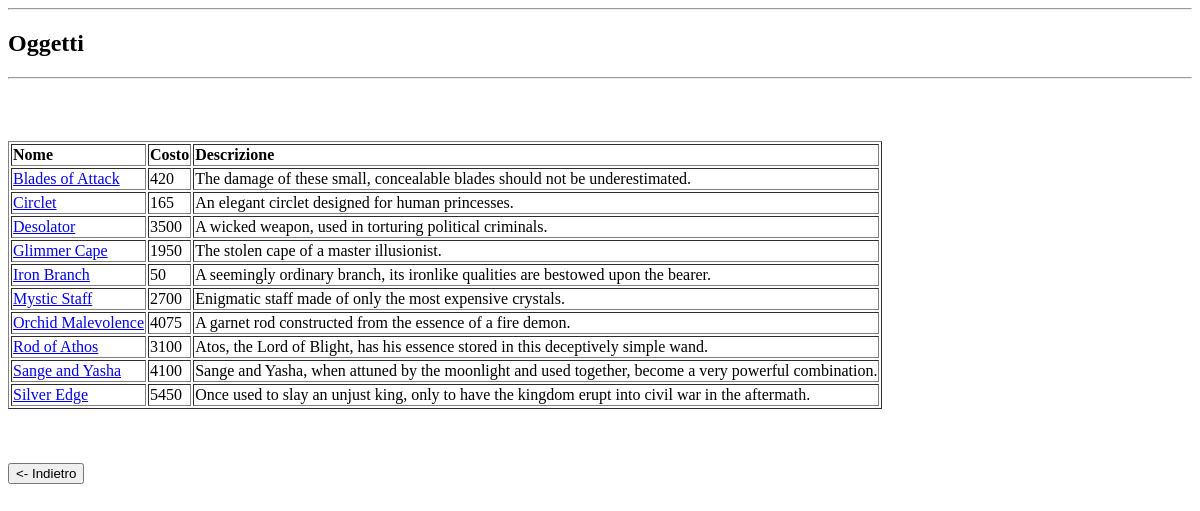
Page /php/oggetti/riep.php on the committed database.
### tables this page shows
CREATE TABLE Oggetti (
	nome varchar(20) primary key,
	costo  smallint not null,
	descrizione varchar(512),
	tipo varchar(20),

	bonus_str float default 0,
	bonus_agl float default 0,
	bonus_int float default 0,
	bonus_atk float default 0
);

### php/librerie/query.php (called while the page is built, shortened)
<?php
$riep_oggetti="
select nome as Nome, costo as Costo, descrizione as Descrizione
from Oggetti
";
?>

### php/librerie/html_lib.php (the view, shortened to what this page needs)
<?php
function page_start($title,$relcss) {
echo<<<END
<!DOCTYPE html PUBLIC "-//W3C//DTD XHTML 1.0 Strict//EN" "http://www.w3.org/TR/xhtml1/DTD/xhtml1-strict.dtd">
<html xmlns="http://www.w3.org/1999/xhtml"  xml:lang="it" lang="it">
	<head>
		<title>$title</title>
		<link rel="stylesheet" type="text/css" href="$relcss">
	</head>
	<body>
		<hr />
		<h2>$title</h2>
		<hr />
END;
}
function page_end() {
 echo<<<END
	</body>
</html>
END;
}
function magic_link($url,$str,$nome_var,$f=0,$video='') {
	$magic_url="$url?$nome_var=$str";
	if ($f==0) echo "<a href=\"$magic_url\">$str</a>";
	else return "<a href=\"$magic_url\">$video</a>";
}
function br($x=1) {
	for ($i=0; $i<$x; $i++) {
		echo '<br />';
	}
}
function table_start() {echo "<table border=\"1\">";}
function table_heading($arr) {
	echo "<tr>";
	foreach ($arr as $key => $val) {
		echo "<td><b>$key</b></td>";
	}
	echo "</tr>";
}
function magic_row($arr,$url,$col,$nome_var) {
	echo "<tr>";
	foreach ($arr as $key => $val) {
		if ($key==$col) {
			echo "<td>";
			magic_link($url,$val,$nome_var);
			echo "</td>";
		}
		else echo "<td>$val</td>";
	}
	echo "</tr>";
}
function magic_table($quey_result,$url,$col,$nome_var) {
	table_start();
	for ($i=0; $i<mysql_num_rows($quey_result) ; $i++) {
		$row=mysql_fetch_assoc($quey_result);
		if ($i==0) table_heading($row);
		magic_row($row,$url,$col,$nome_var);
	}
	table_end();
}
function table_end() {echo"</table>";}
?>

### php/oggetti/riep.php (shortened to what this page needs)
<?php
require_once('../librerie/html_lib.php');
require_once('../librerie/form_lib.php');
require_once('../librerie/query.php');
$conn=connect();
page_start('Oggetti','../librerie/style.css');
	$query=$riep_oggetti;
	$all_items=mysql_query($query,$conn)
		or die("Query Fallita ".mysql_error($conn));
	br(3);
	if ($_SESSION['id']=='admin') {
		table_start();
			for ($i=0; $i<mysql_num_rows($all_items) ; $i++) {
				$row=mysql_fetch_assoc($all_items);
				$row[' ']=magic_link('delete.php',$row['Nome'],'item_name',1,'del');
				if ($i==0) table_heading($row);
				magic_row($row,'dettaglio.php','Nome','item_name');
			}
		table_end();
		br();
		button_link('new.php','+');
	}
	else {
		magic_table($all_items,'dettaglio.php','Nome','item_name');
	}
	button_link('../home/home.php','<- Indietro');
page_end();
?>

### php/librerie/form_lib.php (shortened to what this page needs)
<?php
require_once('html_lib.php');
function form_start($act,$met,$i=0) {
	if ($met=='get' or $met=='post'){
		if ($i==0) echo "<form action=\"$act\" method=\"$met\" />";
		else return "<form action=\"$act\" method=\"$met\" />";
	}
}
function form_end($i=0) {
	if ($i==0) echo "</form>";
	else return "</form>";
}
function submit($val,$i=0) {
	if ($i==0) echo "<input type=\"submit\" value=\"$val\" />";
	else return "<input type=\"submit\" value=\"$val\" />";
}
function button_link($url,$text,$i=0) {
	$str=form_start($url,'get',1);
	$str.=submit($text,1);
	$str.=form_end(1);
	if ($i==0) echo $str;
	else return $str;
}
?>

### php/librerie/style.css (style rules this page uses)
body { background-image: url("http://www.siwallpaper.com/wp-content/uploads/2015/04/dota_2_logo_desktop_background_wallpaper_12.jpg"); background-size: 100%; }

### rows in the picture
oggetti: nome "Blades of Attack", costo "420", descrizione "The damage of these small, concealable blades should not be underestimated."
oggetti: nome "Circlet", costo "165", descrizione "An elegant circlet designed for human princesses."
oggetti: nome "Desolator", costo "3500", descrizione "A wicked weapon, used in torturing political criminals."
oggetti: nome "Glimmer Cape", costo "1950", descrizione "The stolen cape of a master illusionist."
oggetti: nome "Iron Branch", costo "50", descrizione "A seemingly ordinary branch, its ironlike qualities are bestowed upon the bearer."
oggetti: nome "Mystic Staff", costo "2700", descrizione "Enigmatic staff made of only the most expensive crystals."
oggetti: nome "Orchid Malevolence", costo "4075", descrizione "A garnet rod constructed from the essence of a fire demon."
oggetti: nome "Rod of Athos", costo "3100", descrizione "Atos, the Lord of Blight, has his essence stored in this deceptively simple wand."
oggetti: nome "Sange and Yasha", costo "4100", descrizione "Sange and Yasha, when attuned by the moonlight and used together, become a very powerful combination."
oggetti: nome "Silver Edge", costo "5450", descrizione "Once used to slay an unjust king, only to have the kingdom erupt into civil war in the aftermath."

### other values in the picture
$title "Oggetti"
$key "Nome"
$key "Costo"
$key "Descrizione"
